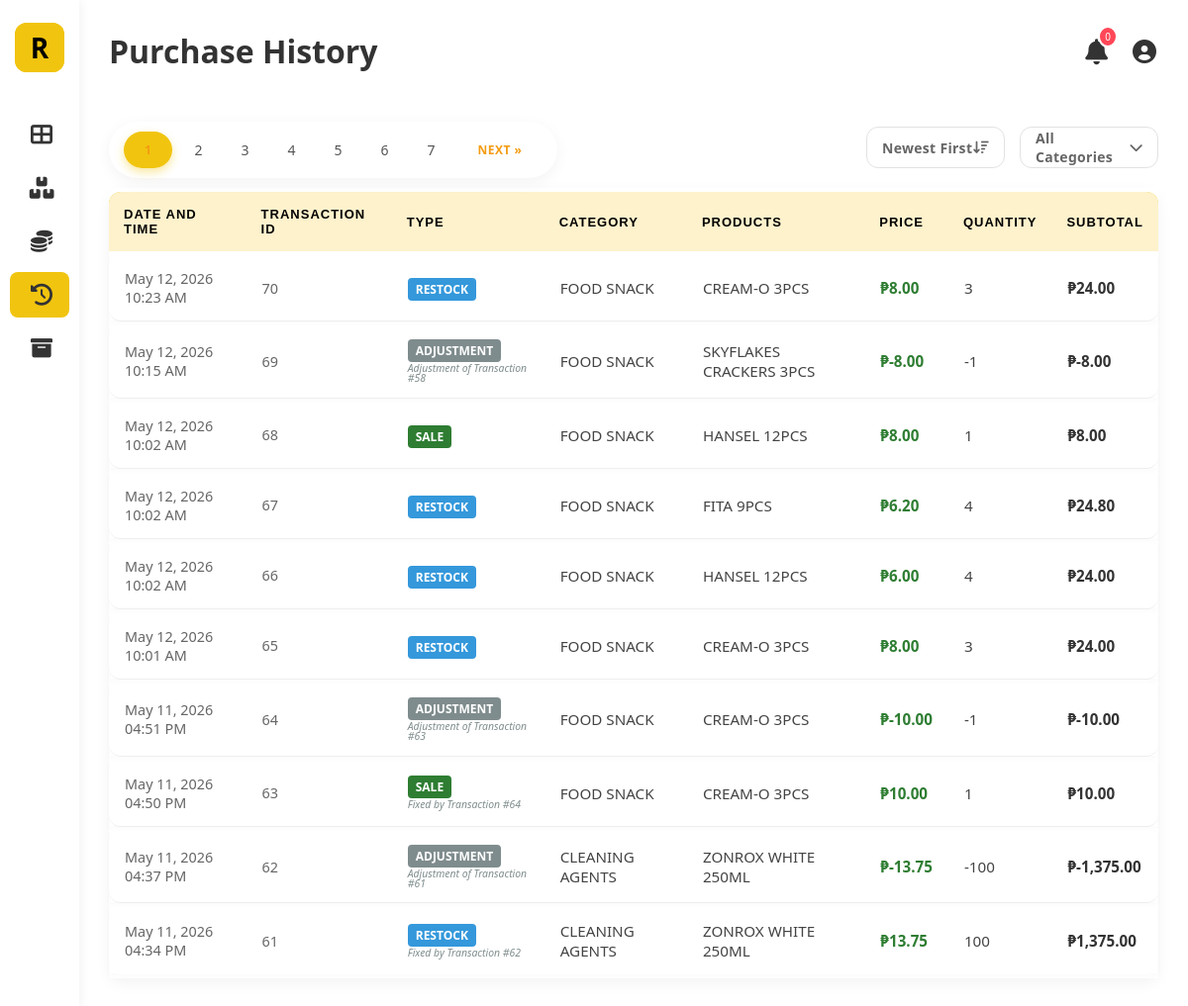
The app's page /purchase-history.php (signed in) with its own data.
### tables this page shows
CREATE TABLE `stock_transaction` (
  `transaction_id` int(11) NOT NULL,
  `product_id` int(11) NOT NULL,
  `transaction_type` enum('IN','OUT','ADJUSTMENT') NOT NULL,
  `quantity` int(11) NOT NULL,
  `transaction_date` datetime NOT NULL,
  `buy_amount` decimal(10,2) DEFAULT 0.00,
  `sell_amount` decimal(11,2) DEFAULT 0.00,
  `expiry_date` date DEFAULT NULL,
  `related_tid` int(11) DEFAULT NULL
);

CREATE TABLE `category` (
  `category_id` int(11) NOT NULL,
  `category_name` varchar(255) NOT NULL
);

CREATE TABLE `product` (
  `product_id` int(11) NOT NULL,
  `product_name` varchar(255) NOT NULL,
  `category_id` int(11) NOT NULL,
  `cost` decimal(10,2) NOT NULL,
  `price` decimal(11,2) NOT NULL,
  `product_sku` varchar(255) NOT NULL,
  `is_active` tinyint(1) DEFAULT 1
);

### purchase-history.php (the view, shortened to what this page needs)
<?php
require 'db_connect.php';
$sort = $_GET['sort'] ?? 'newest';
switch ($sort) {
    case 'newest':
    default:
        $orderBy = "st.transaction_id DESC";
}
$limit = 10;
$page = isset($_GET['page']) ? max(1, (int) $_GET['page']) : 1;
$offset = ($page - 1) * $limit;
$conditions = [];
$whereClause = !empty($conditions) ? "WHERE " . implode(" AND ", $conditions) : "";
$total_query = "SELECT COUNT(*) as total
                FROM stock_transaction st
                JOIN product p ON st.product_id = p.product_id
                JOIN category c ON p.category_id = c.category_id
                $whereClause";
$total_results_res = mysqli_query($conn, $total_query);
$total_row = mysqli_fetch_assoc($total_results_res);
$total_rows = $total_row['total'] ?? 0;
$total_pages = ceil($total_rows / $limit);
$sql = "SELECT
            st.transaction_id,
            st.transaction_date,
            st.transaction_type,
            st.quantity,
            st.related_tid,
            st.buy_amount,  -- This is the bulk cost logged at the time
            st.sell_amount, -- This is the bulk price logged at the time
            p.product_name,
            c.category_name
        FROM stock_transaction st
        JOIN product p ON st.product_id = p.product_id
        JOIN category c ON p.category_id = c.category_id
        $whereClause
        ORDER BY $orderBy
        LIMIT $limit OFFSET $offset";
$result = mysqli_query($conn, $sql);
?>
<!DOCTYPE html>
<html lang="en">
<head>
    <link rel="stylesheet" href="style.css">
    <link rel="stylesheet" href="https://cdnjs.cloudflare.com/ajax/libs/font-awesome/6.0.0/css/all.min.css">
</head>
<body>
    <div class="container">
        <aside class="sidebar">
            <div class="logo">
                <a href="dashboard.php" class="logo-r">
                    <div class="logo-r">R</div>
                </a>
            </div>
            <ul class="nav-links">
                <li><a href="dashboard.php"><i class="fas fa-th-large"></i> <span>Dashboard</span></a></li>
                <li><a href="stocks.php"><i class="fas fa-boxes"></i> <span>Products</span></a></li>
                <li><a href="profit_status.php"><i class="fas fa-coins"></i> <span>Profit Status</span></a></li>
                <li class="active"><a href="purchase-history.php"><i class="fas fa-history"></i></a></li>
                <li><a href="archived_products.php"><i class="fas fa-archive"></i> <span>Archived Products</span></a>
                </li>
            </ul>
        </aside>
        <main class="main-content">
            <header>
                <div class="header-title">
                    <h1>Purchase History</h1>
                </div>
                <div class="header-right">
                    <div class="user-actions">
                        <div class="notification-container">
                            <button class="icon-btn" id="notifBtn">
                                <i class="fas fa-bell"></i>
                                <span class="notif-badge" id="notifCount">0</span>
                            </button>
                        </div>
                        <div class="user-profile-wrapper"
                            style="position: relative !important; display: inline-block !important; vertical-align: middle;">
                            <button class="icon-btn" id="profileBtn" style="cursor: pointer;
                                padding: 2px;
                                display: flex;
                                align-items: center;
                                justify-content: center;
                                transition: opacity 0.2s;" onmouseover="this.style.opacity='0.8'"
                                onmouseout="this.style.opacity='1'">
                                <i class="fas fa-user-circle"
                                    style="font-size: 24px !important; color: #333 !important;"></i>
                            </button>
                        </div>
                    </div>
                </div>
            </header>
            <div class="top-bar">
                <div class="pagination-container">
                    <?php
                    $search_param = isset($_GET['search']) ? "&search=" . urlencode($_GET['search']) : "";
                    $cat_param = isset($_GET['category']) ? "&category=" . urlencode($_GET['category']) : "";
                    $sort_param = isset($_GET['sort']) ? "&sort=" . urlencode($_GET['sort']) : "";
                    $url_params = $search_param . $cat_param . $sort_param;
                    ?>
                    <div class="pagination">
                        <?php for ($i = 1; $i <= $total_pages; $i++): ?>
                            <a href="?page=<?php echo $i . $url_params; ?>"
                                class="<?php echo ($page == $i) ? 'active' : ''; ?>">
                                <?php echo $i; ?>
                            </a>
                        <?php endfor; ?>
                        <?php if ($page < $total_pages): ?>
                            <a href="?page=<?php echo ($page + 1) . $url_params; ?>">Next &raquo;</a>
                        <?php endif; ?>
                    </div>
                </div>
                <form method="GET" id="filterForm" action="purchase-history.php" style="display: flex; gap: 15px;">
                    <div class="modern-dropdown" id="sortDropdown">
                        <div class="dropdown-trigger">
                            <span>
                                <?php
                                $labels = ['newest' => 'Newest First', 'oldest' => 'Oldest First', 'highest_val' => 'Value: High-Low', 'lowest_val' => 'Value: Low-High', 'type' => 'Group by Type'];
                                echo $labels[$sort] ?? 'Newest First';
                                ?>
                            </span>
                            <i class="fas fa-sort-amount-down"></i>
                        </div>
                    </div>
                    <div class="modern-dropdown" id="categoryDropdown">
                        <div class="dropdown-trigger">
                            <span id="selectedDisplay">
                                <?php
                                $display_name = 'All Categories';
                                echo $display_name;
                                ?>
                            </span>
                            <i class="fas fa-chevron-down"></i>
                        </div>
                    </div>
                </form>
            </div>
            <div class="history-container">
                <table class="grid-table" id="productTable">
                    <thead class="grid-thead">
                        <tr>
                            <th>Date and Time</th>
                            <th>Transaction ID</th>
                            <th>Type</th>
                            <th>Category</th>
                            <th>Products</th>
                            <th>Price</th>
                            <th>Quantity</th>
                            <th>Subtotal</th>
                        </tr>
                    </thead>
                    <tbody>
                        <?php
                        if ($result && $result->num_rows > 0) {
                            while ($row = $result->fetch_assoc()) {
                                $transaction_id = $row['transaction_id'];
                                $type = $row['transaction_type'];
                                $qty_display = $row['quantity'];
                                $qty_math = abs($qty_display);
                                if ($type === 'IN') {
                                    $totalAmount = $row['buy_amount'];
                                } elseif ($type === 'OUT') {
                                    $totalAmount = $row['sell_amount'];
                                } else {
                                    if (abs($row['buy_amount']) > 0) {
                                        $totalAmount = $row['buy_amount'];
                                    } else {
                                        $totalAmount = $row['sell_amount'];
                                    }
                                }
                                $unitPrice = ($qty_math > 0) ? ($totalAmount / $qty_math) : 0;
                                $subtotal = $totalAmount;
                                if ($type === 'ADJUSTMENT') {
                                    $typeLabel = 'Adjustment';
                                    $typeColor = '#7f8c8d';
                                } else {
                                    $isRestock = ($type === 'IN');
                                    $typeLabel = $isRestock ? 'Restock' : 'Sale';
                                    $typeColor = $isRestock ? '#3498db' : '#2e7d32';
                                }
                                ?>
                                <tr>
                                    <td style="color: #666; font-size: 0.9rem;">
                                        <?php echo date('M d, Y h:i A', strtotime($row['transaction_date'])); ?>
                                    </td>
                                    <td style="color: #666; font-size: 0.9rem;">
                                        <?php echo $transaction_id; ?>
                                    </td>
                                    <td>
                                        <span
                                            style="background: <?php echo $typeColor; ?>; color: white; padding: 3px 8px; border-radius: 4px; font-size: 0.75rem; font-weight: bold; text-transform: uppercase;">
                                            <?php echo $typeLabel; ?>
                                        </span>
                                        <?php if (!empty($row['related_tid'])): ?>
                                            <div
                                                style="font-size: 0.65rem; color: #7f8c8d; margin-top: 4px; font-style: italic; line-height: 1;">
                                                <?php
                                                echo ($type === 'ADJUSTMENT')
                                                    ? "Adjustment of Transaction #" . $row['related_tid']
                                                    : "Fixed by Transaction #" . $row['related_tid'];
                                                ?>
                                            </div>
                                        <?php endif; ?>
                                    </td>
                                    <td><?php echo htmlspecialchars(str_replace('_', ' ', $row['category_name'])); ?></td>
                                    <td><?php echo htmlspecialchars($row['product_name']); ?></td>
                                    <td style="font-weight:bold; color:#2e7d32;">
                                        ₱<?php echo number_format($unitPrice, 2); ?>
                                    </td>
                                    <td><?php echo $row['quantity']; ?></td>
                                    <td style="font-weight:bold; color:#333;">
                                        ₱<?php echo number_format($subtotal, 2); ?>
                                    </td>
                                </tr>
                                <?php
                            }
                        } else {
                            echo "<tr><td colspan='8' style='text-align:center;'>No transactions found.</td></tr>";
                        }
                        ?>
                    </tbody>
                </table>
            </div>
        </main>
    </div>
</body>
</html>

### purchase-history.php (style rules this page uses)
.history-container { background: #fff; border-radius: 12px; box-shadow: 0 5px 15px rgba(0, 0, 0, 0.05); }

### records on screen
stock_transaction: transaction_date "May 12, 2026 10:23 AM", transaction_id "70", transaction_type "RESTOCK", category.category_name "FOOD SNACK", product.product_name "CREAM-O 3PCS", unitPrice "8.00", quantity "3", buy_amount "24.00"
stock_transaction: transaction_date "May 12, 2026 10:15 AM", transaction_id "69", transaction_type "ADJUSTMENT", related_tid "58", category.category_name "FOOD SNACK", product.product_name "SKYFLAKES CRACKERS 3PCS", sell_amount "-8.00", quantity "-1"
stock_transaction: transaction_date "May 12, 2026 10:02 AM", transaction_id "68", transaction_type "SALE", category.category_name "FOOD SNACK", product.product_name "HANSEL 12PCS", sell_amount "8.00", quantity "1"
stock_transaction: transaction_date "May 12, 2026 10:02 AM", transaction_id "67", transaction_type "RESTOCK", category.category_name "FOOD SNACK", product.product_name "FITA 9PCS", unitPrice "6.20", quantity "4", buy_amount "24.80"
stock_transaction: transaction_date "May 12, 2026 10:02 AM", transaction_id "66", transaction_type "RESTOCK", category.category_name "FOOD SNACK", product.product_name "HANSEL 12PCS", unitPrice "6.00", quantity "4", buy_amount "24.00"
stock_transaction: transaction_date "May 12, 2026 10:01 AM", transaction_id "65", transaction_type "RESTOCK", category.category_name "FOOD SNACK", product.product_name "CREAM-O 3PCS", unitPrice "8.00", quantity "3", buy_amount "24.00"
stock_transaction: transaction_date "May 11, 2026 04:51 PM", transaction_id "64", transaction_type "ADJUSTMENT", related_tid "63", category.category_name "FOOD SNACK", product.product_name "CREAM-O 3PCS", sell_amount "-10.00", quantity "-1"
stock_transaction: transaction_date "May 11, 2026 04:50 PM", transaction_id "63", transaction_type "SALE", related_tid "64", category.category_name "FOOD SNACK", product.product_name "CREAM-O 3PCS", sell_amount "10.00", quantity "1"
stock_transaction: transaction_date "May 11, 2026 04:37 PM", transaction_id "62", transaction_type "ADJUSTMENT", related_tid "61", category.category_name "CLEANING AGENTS", product.product_name "ZONROX WHITE 250ML", unitPrice "-13.75", quantity "-100", buy_amount "-1,375.00"
stock_transaction: transaction_date "May 11, 2026 04:34 PM", transaction_id "61", transaction_type "RESTOCK", related_tid "62", category.category_name "CLEANING AGENTS", product.product_name "ZONROX WHITE 250ML", unitPrice "13.75", quantity "100", buy_amount "1,375.00"

### other values on screen
$labels[$sort] "Newest First"
$display_name "All Categories"
